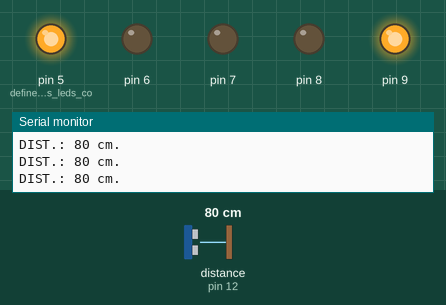
Recording of a sketch running on a simulated Arduino Uno, built with avr-gcc and run on an emulated ATmega328P. On the bench: output pins drawn as LEDs (lit = HIGH), the last lines printed to the serial monitor. The inputs (shaded band) are chosen by the test bench; at power-on: distance to the obstacle (sensor on pin 12) 80 cm.

Above: at 1.2 s.
1.3 s: distance to the obstacle (sensor on pin 12) set to 12 cm
2.8 s: distance to the obstacle (sensor on pin 12) set to 9 cm
At 3.7 s:
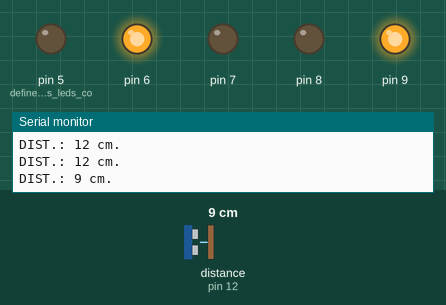
At 4.4 s:
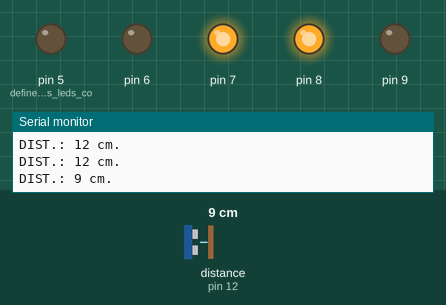
Timing chart, 0 to 11.5 s (numbered marks = the images above; inputs shaded):
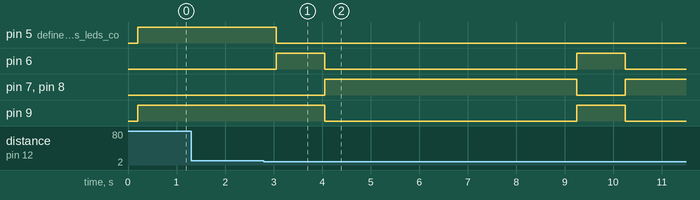

The sketch:

semaforo_inteligente.ino
```cpp
//Codigo por Sarah Ramos para um semaforo inteligente
//O pedestre passa pelo sensor ultrassonico e o semaforo fecha para atravesar a rua

#include <Ultrasonic.h> // Inclui biblioteca para usar o sensor ultrassônico
Ultrasonic ultrasonic(13,12); // Passa pinos 13 e 12 como emissor e receptor


void setup() {
  Serial.begin(9600);
  pinMode(5, OUTPUT); //define portas dos leds como saida
  pinMode(6, OUTPUT);
  pinMode(7, OUTPUT);
  pinMode(8, OUTPUT);
  pinMode(9, OUTPUT);
}

void loop() {

  int dist = ultrasonic.read(CM);
  delay(200);
  Serial.print("DIST.: "); //printa no monitor serial a distancia
  Serial.print(dist);
  Serial.println(" cm.");

  if(dist > 10){
    digitalWrite(5,HIGH);//verde
    digitalWrite(6,LOW);//amarelo
    digitalWrite(7,LOW);//vermelho
    digitalWrite(8,LOW);//verde pedestre
    digitalWrite(9,HIGH);//vermelho pedestre
  }else{
    digitalWrite(5,LOW);//verde
    digitalWrite(6,HIGH);//amarelo
    digitalWrite(7,LOW);//vermelho
    digitalWrite(8,LOW);//verde pedestre
    digitalWrite(9,HIGH);//vermelho pedestre
    delay(1000);
    digitalWrite(5,LOW);//verde
    digitalWrite(6,LOW);//amarelo
    digitalWrite(7,HIGH);//vermelho
    digitalWrite(8,HIGH);//verde pedestre
    digitalWrite(9,LOW);//vermelho pedestre
    delay(5000);
  }
}
```

Measured:
- the behaviour switches between 11 and 10 cm on distance to the obstacle (sensor on pin 12) (found by bisection; images 0 and 1)
- after the input at 2.8 s, pin 5 (define_portas_dos_leds_co): HIGH → LOW after 0.25 s; pin 6: alternates HIGH for 1.0 s and LOW for 5.2 s, starting after 0.25 s; pin 7, pin 8: LOW → HIGH after 1.3 s, → LOW 5.2 s later, → HIGH 1.0 s later; pin 9: HIGH → LOW after 1.3 s, → HIGH 5.2 s later, → LOW 1.0 s later
